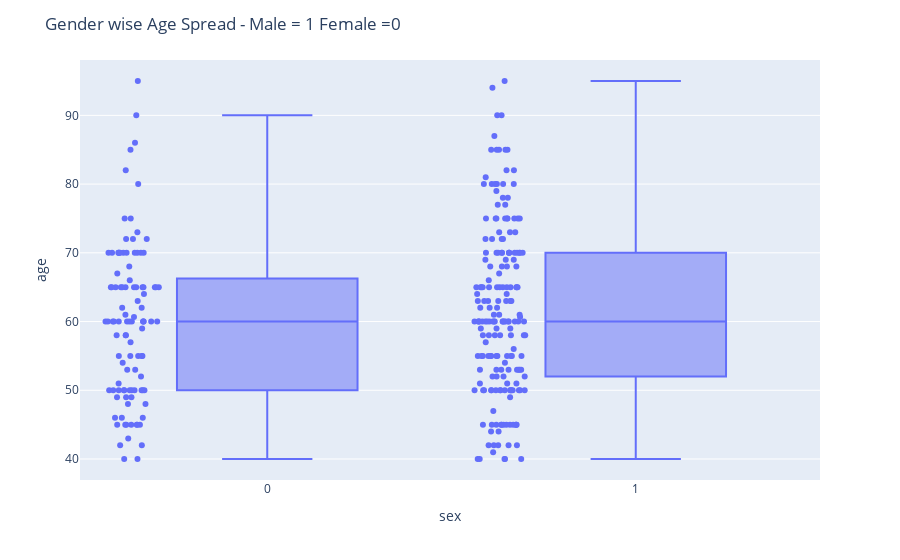

The cell this chart's notebook holds for it:
### Markdown cell above
* Age wise 40 to 80 the spread is High
* less than 40 age and higher than 80 age people are very low

### Code cell
fig = px.box(heart_data, x='sex', y='age', points="all")
fig.update_layout(
    title_text="Gender wise Age Spread - Male = 1 Female =0")
fig.show()

### Figure 1 — Plotly figure (JSON) as saved in the notebook; plotly's stock layout.template omitted (floating-point values rounded to 4 significant figures; data arrays with more than 128 entries replaced by an {"elided": "..."} marker saying what was removed)
{"data": [{"alignmentgroup": "True", "boxpoints": "all", "hovertemplate": "sex=%{x}<br>age=%{y}<extra></extra>", "legendgroup": "", "marker": {"color": "#636efa"}, "name": "", "notched": false, "offsetgroup": "", "orientation": "v", "showlegend": false, "type": "box", "x": {"elided": "299 int values"}, "x0": " ", "xaxis": "x", "y": {"elided": "299 float values"}, "y0": " ", "yaxis": "y"}], "layout": {"boxmode": "group", "legend": {"tracegroupgap": 0}, "margin": {"t": 60}, "title": {"text": "Gender wise Age Spread - Male = 1 Female =0"}, "xaxis": {"anchor": "y", "domain": [0.0, 1.0], "title": {"text": "sex"}}, "yaxis": {"anchor": "x", "domain": [0.0, 1.0], "title": {"text": "age"}}}}
